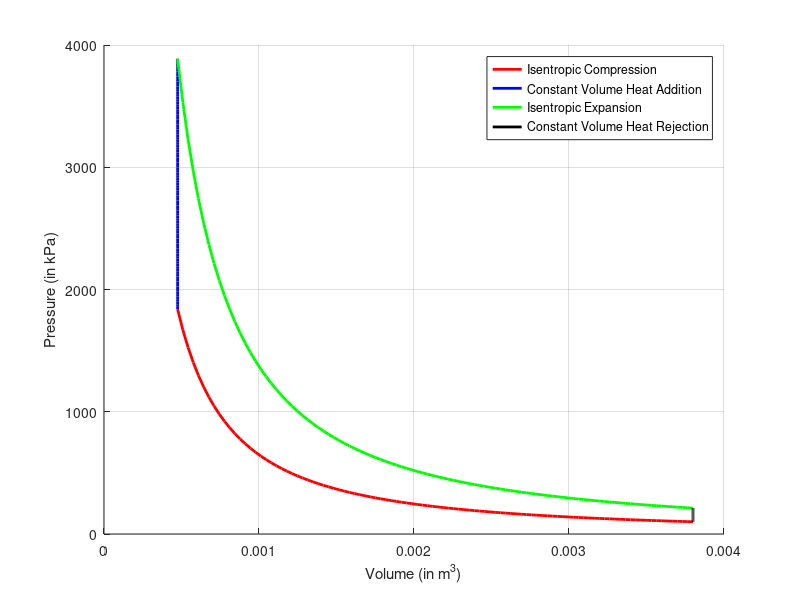

Source code (MATLAB):
% Initial Conditions
P1 = 100;
T1 = 273.15 + 30;
V1 = 0.0038;
T3 = 273.15+1200; %peak temperature
r = 8; %compression ratio
gamma = 1.4;
Cv = 0.718;
R = 8.314/28.7; %R in kPa-m^3/kg-K
m = (P1*V1)/(R*T1);

% 1 -> 2 is isentropic compression
V2 = V1/r;
T2 = T1*r^(gamma-1);
P2 = P1*r^(gamma);

% 2 -> 3 constant volume heat addition
qin = m*Cv*(T3-T2);
P3 = P2*T3/T2;
V3 = V2;

% 3 -> 4 isentropic expansion
V4 = V1;
P4 = P3/(r^(gamma));
T4 = T3/(r^(gamma-1));

% 4 -> 1 constant volume heat rejection
qout = m*Cv*(T4-T1);

% First law of thermodynamics: Q-W = del(U). For a complete cycle, del(U) = 0.
Wnet = qin - qout;

% Thermal efficiency:
eta = 1-(1/r^(gamma-1));

% Mean Effective pressure:
MEP = Wnet/(V1-V2);

%Plotting P-V Diagram
%Process 1->2 Isentropic Compression
V1_2 = linspace(V1, V2, 100);
T1_2 = linspace(T1,T2,100);
P1_2 = P1*(V1./V1_2).^(gamma);

%Process 2->3 Constant volume heat addition
V2_3 = linspace(V2,V3,100);
T2_3 = linspace(T2,T3,100);
P2_3 = P2.*T2_3/T2;

%Process 3->4 Isentropic Expansion
V3_4 = linspace(V3,V4,100);
P3_4 = P3*(V3./V3_4).^(gamma);
T3_4 = linspace(T3,T4,100);

%Process 4->1 Constant Volume heat rejection
V4_1 = linspace(V4,V1,100);
T4_1 = linspace(T4,T1,100);
P4_1 = (P4/T4).*T4_1;


figure;
hold on;
grid on;
plot(V1_2,P1_2,'r-','LineWidth',2,'DisplayName','Isentropic Compression');
plot(V2_3,P2_3,'b-','LineWidth',2,'DisplayName','Constant Volume Heat Addition');
plot(V3_4,P3_4,'g-','LineWidth',2,'DisplayName','Isentropic Expansion');
plot(V4_1,P4_1,'k-','LineWidth',2,'DisplayName','Constant Volume Heat Rejection');
legend;
xlabel('Volume (in m^3)');
ylabel('Pressure (in kPa)');

%Calculating area under PV curve
% Process 1 -> 2
f1 = @(V) P1*(V1./V).^(gamma);
val1 = abs(integral(f1,V1,V2));

f2 = @(V) P3*(V3./V).^(gamma);
val2 = abs(integral(f2,V3,V4));

W_curve = val2 - val1;

fprintf('Heat Rejection (Q_out): %.3f kJ\n',qout);
fprintf('Net Work Output (W_net): %.3f kJ\n',Wnet);
fprintf('Thermal Efficiency(η): %.3f %% \n',eta*100);
fprintf('Mean Effective Pressure (MEP): %.3fkPa\n',MEP);





